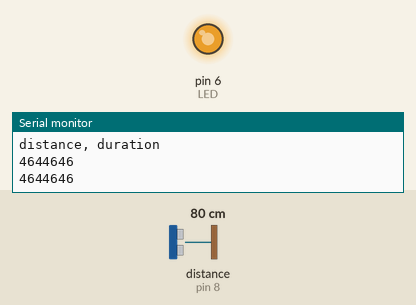
This sketch was run on a simulated Arduino Uno, built with avr-gcc and run on an emulated ATmega328P. Shown: output pins drawn as LEDs (lit = HIGH), the last lines printed to the serial monitor. Wiring (inferred from the names in the program): ultrasonic range finder: trigger pin 9; echo pin 8. The test bench sets the inputs (shaded band); at power-on: distance to the obstacle (sensor on pin 8) 80 cm. The echo pulse lasts 58.3 µs per cm; pins used as bus, display or sensor lines are not drawn.

Above: at 1.8 s.
1.9 s: distance to the obstacle (sensor on pin 8) set to 2 cm
At 3.1 s:
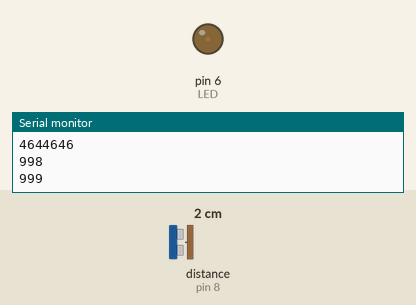
3.5 s: distance to the obstacle (sensor on pin 8) set to 18 cm
At 4.8 s:
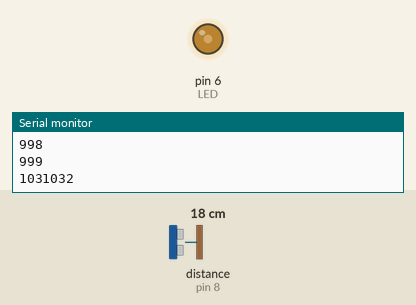
5.5 s: distance to the obstacle (sensor on pin 8) set to 120 cm
At 6.7 s:
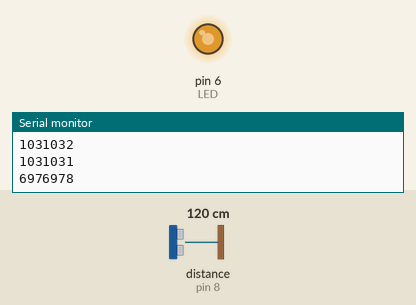
Timing chart, 0 to 8.5 s (numbered marks = the images above; inputs shaded):
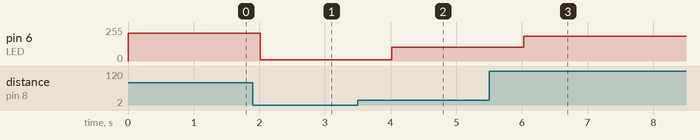

The sketch:

pir.ino
```cpp
/*
 *constants
 */
#define trig 9
#define echo 8
#define LED 6
long duration, distance;


void setup() {
//pin modes
  pinMode(trig,OUTPUT);
  pinMode(echo,INPUT);
  pinMode(LED,OUTPUT);
  Serial.begin(9600);
  Serial.println("distance, duration");

}

void loop() {
// sending signals
  digitalWrite(trig, LOW);
  delayMicroseconds(2);

// sending trigger signals
  digitalWrite(trig,HIGH);
  delayMicroseconds(10);
  digitalWrite(trig,LOW);

// getting echo signals
  duration = pulseIn(echo,HIGH);
  distance = duration/10;
  Serial.print(distance);
  Serial.print(duration);
  analogWrite(LED,distance);
  Serial.println("");
  // delay
  delay(1000);
}
```

Measured:
- after the input at 1.9 s, pin 6 (LED): 208/255 → 9/255 after 0.11 s
- after the input at 3.5 s, pin 6 (LED): 9/255 → 103/255 after 0.52 s
- after the input at 5.5 s, pin 6 (LED): 103/255 → 185/255 after 0.52 s
